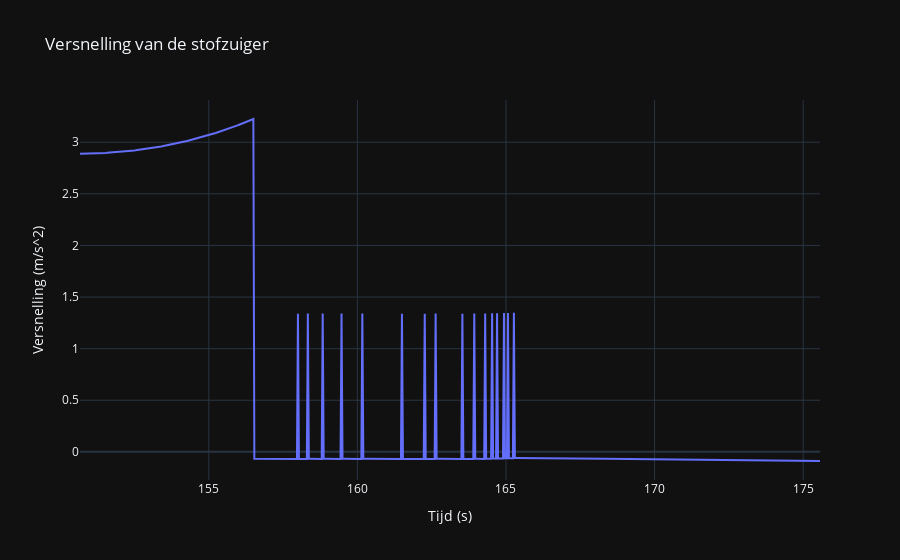
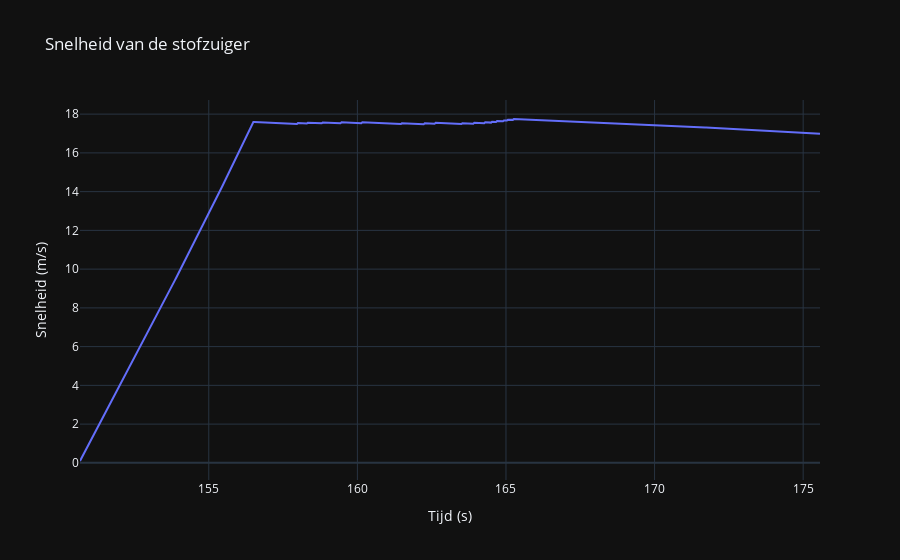
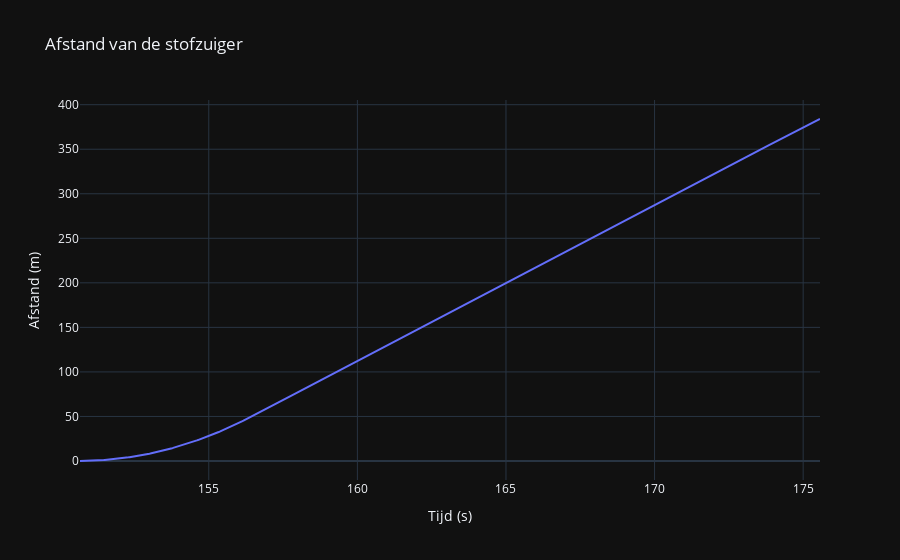

The notebook cell saved with these charts, in order:
### Code cell
from plotly.offline import init_notebook_mode
import plotly.graph_objects as go

init_notebook_mode(connected=True)

total_frames = catchup_frame - first_frame # total frames. framerate is 30fps
delta_t = 1/30

acceleration = 0
velocity = 0
distance = 0

time_data = []
acceleration_data = []
velocity_data = []
distance_data = []

def get_friction(current_speed: float) -> float:
    air_friction_newton = 0.5 * density_air * (current_speed ** 2) * 0.47 * frontal_area # air friction in newton
    total_friction_newton = ground_friction_newton + air_friction_newton # total friction in newton
    
    return (total_power_newton - total_friction_newton) / weight # netto F gedeeld door m is versnelling

def get_acceleration(current_frame: int) -> float:
    delta_acceleration = 0
    if first_frame <= current_frame <= end_first_acceleration:
        delta_acceleration += normal_acceleration

    if current_frame in bursts:
        delta_acceleration += burst_speed_increase

    return delta_acceleration


for i in range(total_frames):
    frame = i + first_frame
    
    acceleration = get_acceleration(frame) - get_friction(velocity)
    velocity += acceleration * delta_t
    distance += velocity * delta_t
    
    acceleration_data.append(acceleration)
    velocity_data.append(velocity)
    distance_data.append(distance)
    time_data.append(frame * delta_t)

acceleration_graph = go.Scatter(
    x=time_data,
    y=acceleration_data,
    name="Versnelling stofzuiger"
)

velocity_graph = go.Scatter(
    x=time_data,
    y=velocity_data,
    name="Snelhijd stofzuiger"
)    
    
distance_graph = go.Scatter(
    x=time_data,
    y=distance_data,
    name="Afstand stofzuiger"
)

acceleration_fig = go.Figure(acceleration_graph, layout=dict(
    title = "Versnelling van de stofzuiger",
    xaxis_title="Tijd (s)",
    yaxis_title="Versnelling (m/s^2)",
    autosize=False
))

velocity_fig = go.Figure(velocity_graph, layout=dict(
    title = "Snelheid van de stofzuiger",
    xaxis_title="Tijd (s)",
    yaxis_title="Snelheid (m/s)",
    autosize=False
))

distance_fig = go.Figure(distance_graph, layout=dict(
    title = "Afstand van de stofzuiger",
    xaxis_title="Tijd (s)",
    yaxis_title="Afstand (m)",
    autosize=False
))

acceleration_fig.show()
velocity_fig.show()
distance_fig.show()

### Figure 1 — Plotly figure (JSON) as saved in the notebook; plotly's stock layout.template omitted (floating-point values rounded to 4 significant figures; data arrays with more than 128 entries replaced by an {"elided": "..."} marker saying what was removed)
{"data": [{"name": "Versnelling stofzuiger", "x": {"elided": "748 float values"}, "y": {"elided": "748 float values"}, "type": "scatter"}], "layout": {"autosize": false, "title": {"text": "Versnelling van de stofzuiger"}, "xaxis": {"title": {"text": "Tijd (s)"}}, "yaxis": {"title": {"text": "Versnelling (m/s^2)"}}}}

### Figure 2 — Plotly figure (JSON) as saved in the notebook; plotly's stock layout.template omitted (floating-point values rounded to 4 significant figures; data arrays with more than 128 entries replaced by an {"elided": "..."} marker saying what was removed)
{"data": [{"name": "Snelhijd stofzuiger", "x": {"elided": "748 float values"}, "y": {"elided": "748 float values"}, "type": "scatter"}], "layout": {"autosize": false, "title": {"text": "Snelheid van de stofzuiger"}, "xaxis": {"title": {"text": "Tijd (s)"}}, "yaxis": {"title": {"text": "Snelheid (m/s)"}}}}

### Figure 3 — Plotly figure (JSON) as saved in the notebook; plotly's stock layout.template omitted (floating-point values rounded to 4 significant figures; data arrays with more than 128 entries replaced by an {"elided": "..."} marker saying what was removed)
{"data": [{"name": "Afstand stofzuiger", "x": {"elided": "748 float values"}, "y": {"elided": "748 float values"}, "type": "scatter"}], "layout": {"autosize": false, "title": {"text": "Afstand van de stofzuiger"}, "xaxis": {"title": {"text": "Tijd (s)"}}, "yaxis": {"title": {"text": "Afstand (m)"}}}}
